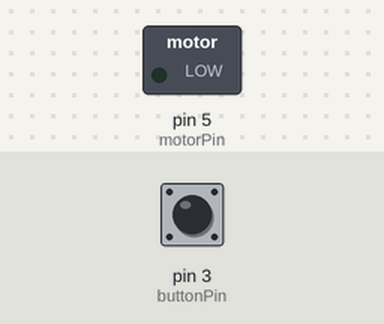
The sketch below on a simulated Arduino Uno, built with avr-gcc and run on an emulated ATmega328P. Shown: switched loads named in the sketch (green lamp = pin HIGH). Inputs (shaded band) come from the test bench; at power-on: pin 3 (buttonPin) LOW.

Above: at 1.2 s.
1.3 s: pin 3 (buttonPin) pulled HIGH for 0.15 s
At 1.37 s:
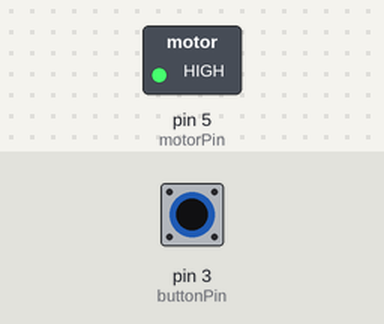
2.9 s: pin 3 (buttonPin) pulled HIGH for 3.2 s
At 6.8 s:
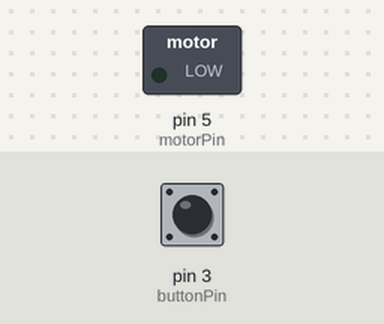
Timing chart, 0 to 8.3 s (numbered marks = the images above; inputs shaded):
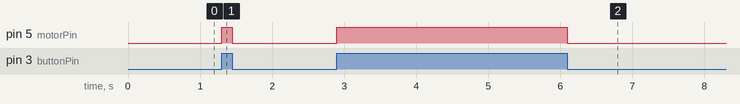

Measured:
- after the input at 1.3 s, pin 5 (motorPin): LOW → HIGH at once, → LOW 0.15 s later
- after the input at 2.9 s, pin 5 (motorPin): LOW → HIGH at once, → LOW 3.2 s later

The sketch:

motor-fan-blade.ino
```cpp
/* Code written by Adrien Louvrier, 26/12/2020
 *
 * Objective : control a DC motor with a button
 * Card used : Arduino Uno
 *
 * Electronic Circuit :
 *
 * input :
 * - A button connected to 5V and pin 3 with a 10kOhms resistor in parallel connected to 5V and grd
 *
 * output :
 * - DC motor in parallel with a diode, transistor and 220 Ohms resistor connected to pin 5, 5V and grd
 */

#define buttonPin 3
#define motorPin 5

byte buttonValue = 0;

void setup() {
  pinMode(buttonPin, INPUT);
  pinMode(motorPin, OUTPUT);
}

void loop() {
  buttonValue = digitalRead(buttonPin);
  if (buttonValue){
    digitalWrite(motorPin, HIGH);
  }
  else{
    digitalWrite(motorPin, LOW);
  }
}
```
